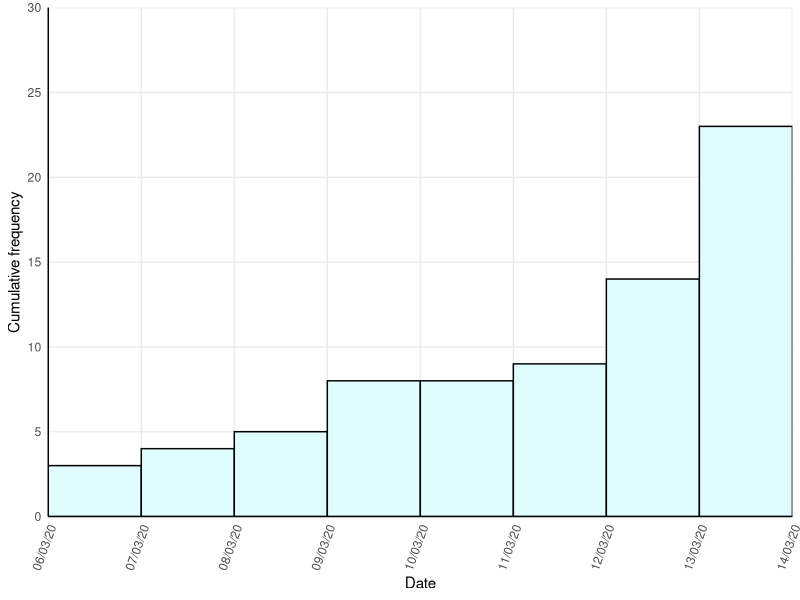
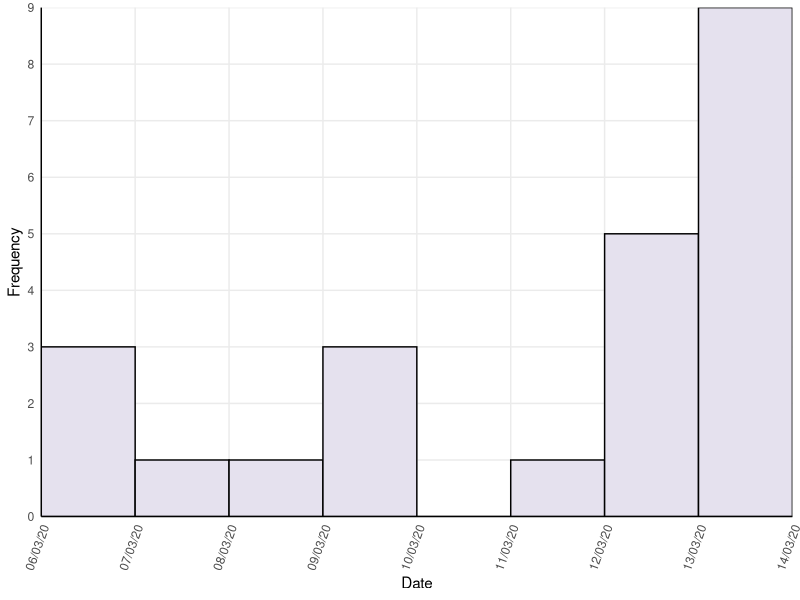

R code for these plots, in order: (Note: this script raises an error after producing the figures.)
## Exploration of UK COVID-19 data
## Emma Doughty (e.doughty6@gmail.com)

# Install libraries if necessary
if(!require(ggpubr)) install.packages("ggpubr")
if(!require(tidyverse)) install.packages("tidyverse")
if(!require(scales)) install.packages("scales")

# Load libraries
library(readr)
library(tidyr)
library(plyr)
library(ggplot2)
library(scales)
library(ggpubr)

#Load data
COVID19_by_LA <- read_csv("COVID19_by_LA.csv")

COVID19_by_LA$Date <- as.Date(COVID19_by_LA$Date, format = "%d/%m/%y")
COVID19_by_LA <- COVID19_by_LA[order(COVID19_by_LA$Date),]



#### Barnet plots ####
# Read in new cases per day from summarised data, format date correctly
Barnet_data <- data.frame(Date=c(COVID19_by_LA$Date), ntimes=c(COVID19_by_LA$Barnet))
Barnet_data <- as.data.frame(lapply(Barnet_data, rep, Barnet_data$ntimes))

# Plot number of NEW CASES per day
BarnetNew_Sigfig <- signif(max(COVID19_by_LA$Barnet))
BarnetNew_Factor <- 10^(floor(log10(BarnetNew_Sigfig)))
BarnetNew_Max <- round_any(max(COVID19_by_LA$Barnet), BarnetNew_Factor, f=ceiling)
BarnetNew_Breaks <- ceiling(BarnetNew_Factor/2)

plot_BarnetNew <- ggplot(data=Barnet_data, aes(x=Barnet_data$Date)) +
  geom_histogram(binwidth=1, boundary = 1, colour="black", fill= "#E5E1EE") +
  scale_x_date(labels = date_format("%d/%m/%y"), expand = c(0, 0), 
               limits = c(min(COVID19_by_LA$Date)-1, max(COVID19_by_LA$Date)),
               breaks = seq(min(COVID19_by_LA$Date)-1, max(COVID19_by_LA$Date), 1)) +
  scale_y_continuous(limits = c(0, BarnetNew_Max), 
                     breaks = seq(0, BarnetNew_Max, BarnetNew_Breaks),
                     expand = c(0, 0)) +
  ylab("Frequency") + xlab("Date") +
  theme_minimal() +
  theme(axis.line = element_line(colour = "black"),
        axis.text.x = element_text(angle = 70, hjust = 1, vjust = 1), 
        panel.grid.minor = element_blank())

# Plot CUMULATIVE CASES per day
BarnetCum_Sigfig <- signif(sum(COVID19_by_LA$Barnet))
BarnetCum_Factor <- 10^(floor(log10(BarnetCum_Sigfig)))
BarnetCum_Max <- round_any(sum(COVID19_by_LA$Barnet), BarnetCum_Factor, f=ceiling)
BarnetCum_Breaks <- ceiling(BarnetCum_Factor/2)

plot_BarnetCum <- ggplot(data=Barnet_data, aes(x=Barnet_data$Date)) + 
  geom_histogram(aes(y = cumsum(..count..)), binwidth=1, 
                 boundary = 1, colour="black", fill= "#DFFDFF") +
  scale_x_date(labels = date_format("%d/%m/%y"), expand = c(0, 0), 
               limits = c(min(COVID19_by_LA$Date)-1, max(COVID19_by_LA$Date)),
               breaks = seq(min(COVID19_by_LA$Date)-1, max(COVID19_by_LA$Date), 1)) +
  scale_y_continuous(limits = c(0, BarnetCum_Max), 
                     breaks = seq(0, BarnetCum_Max, BarnetCum_Breaks), expand = c(0, 0)) +
  ylab("Cumulative frequency") + xlab("Date") +
  theme_minimal() +
  theme(axis.line = element_line(colour = "black"),
        axis.text.x = element_text(angle = 70, hjust = 1, vjust = 1), 
        panel.grid.minor = element_blank())

Barnet_figure <- ggarrange(plot_BarnetNew + font("x.text", size = 6), 
                    plot_CumCases + font("x.text", size = 6), 
                    ncol = 1, nrow = 2, align = "hv")

pdf("Barnet_cases_plot.pdf", height = 8.27, width = 11.69)
Barnet_figure
dev.off()

# For transposed data (columns= date, rows=locations), ateempting (failed) to produce stacked histogram
# Mar7th_by_LA <- data.frame(Date="07/03/20", ntimes=c(COVID19_by_LA$`07/03/2020`), location=c(COVID19_by_LA$Location))
# Mar7th_by_LA <- as.data.frame(lapply(Mar7th_by_LA, rep, Mar7th_by_LA$ntimes))
# 
# Mar8th_by_LA <- data.frame(Date="08/03/20", ntimes=c(COVID19_by_LA$`08/03/2020`), location=c(COVID19_by_LA$Location))
# Mar8th_by_LA <- as.data.frame(lapply(Mar8th_by_LA, rep, Mar8th_by_LA$ntimes))
# 
# Mar9th_by_LA <- data.frame(Date="09/03/20", ntimes=c(COVID19_by_LA$`09/03/2020`), location=c(COVID19_by_LA$Location))
# Mar9th_by_LA <- as.data.frame(lapply(Mar9th_by_LA, rep, Mar9th_by_LA$ntimes))
# 
# Mar10th_by_LA <- data.frame(Date="10/03/20", ntimes=c(COVID19_by_LA$`10/03/2020`), location=c(COVID19_by_LA$Location))
# Mar10th_by_LA <- as.data.frame(lapply(Mar10th_by_LA, rep, Mar10th_by_LA$ntimes))
# 
# Cases_by_LA <- rbind(Mar7th_by_LA, Mar8th_by_LA, Mar9th_by_LA, Mar10th_by_LA)
# 
# Cases_by_LA$Date <- as.Date(Cases_by_LA$Date, format = "%d/%m/%y")
# Cases_by_LA <- Cases_by_LA[order(Cases_by_LA$Date),]
# 
# 
# plot_LA <- ggplot(data=Cases_by_LA, aes(fill= Cases_by_LA$location, x=Cases_by_LA$Date)) +
#   geom_histogram(aes(y = cumsum(..count..)), binwidth=1, boundary = 1, 
#                  colour="black") +
#   scale_x_date(labels = date_format("%d/%m/%y"), expand = c(0, 0), 
#                limits = c(min(Cases_by_LA$Date), max(Cases_by_LA$Date)),
#                breaks = seq(min(Cases_by_LA$Date), max(Cases_by_LA$Date), 1)) +
#   scale_y_continuous(limits = c(0,400), 
#                      breaks = seq(0, 400, 20),
#                      expand = c(0, 0)) +
#   ylab("Frequency") + xlab("Date") +
#   theme_minimal() +
#   theme(axis.line = element_line(colour = "black"),
#         axis.text.x = element_text(angle = 70, hjust = 1, vjust = 1), 
#         panel.grid.minor = element_blank())


